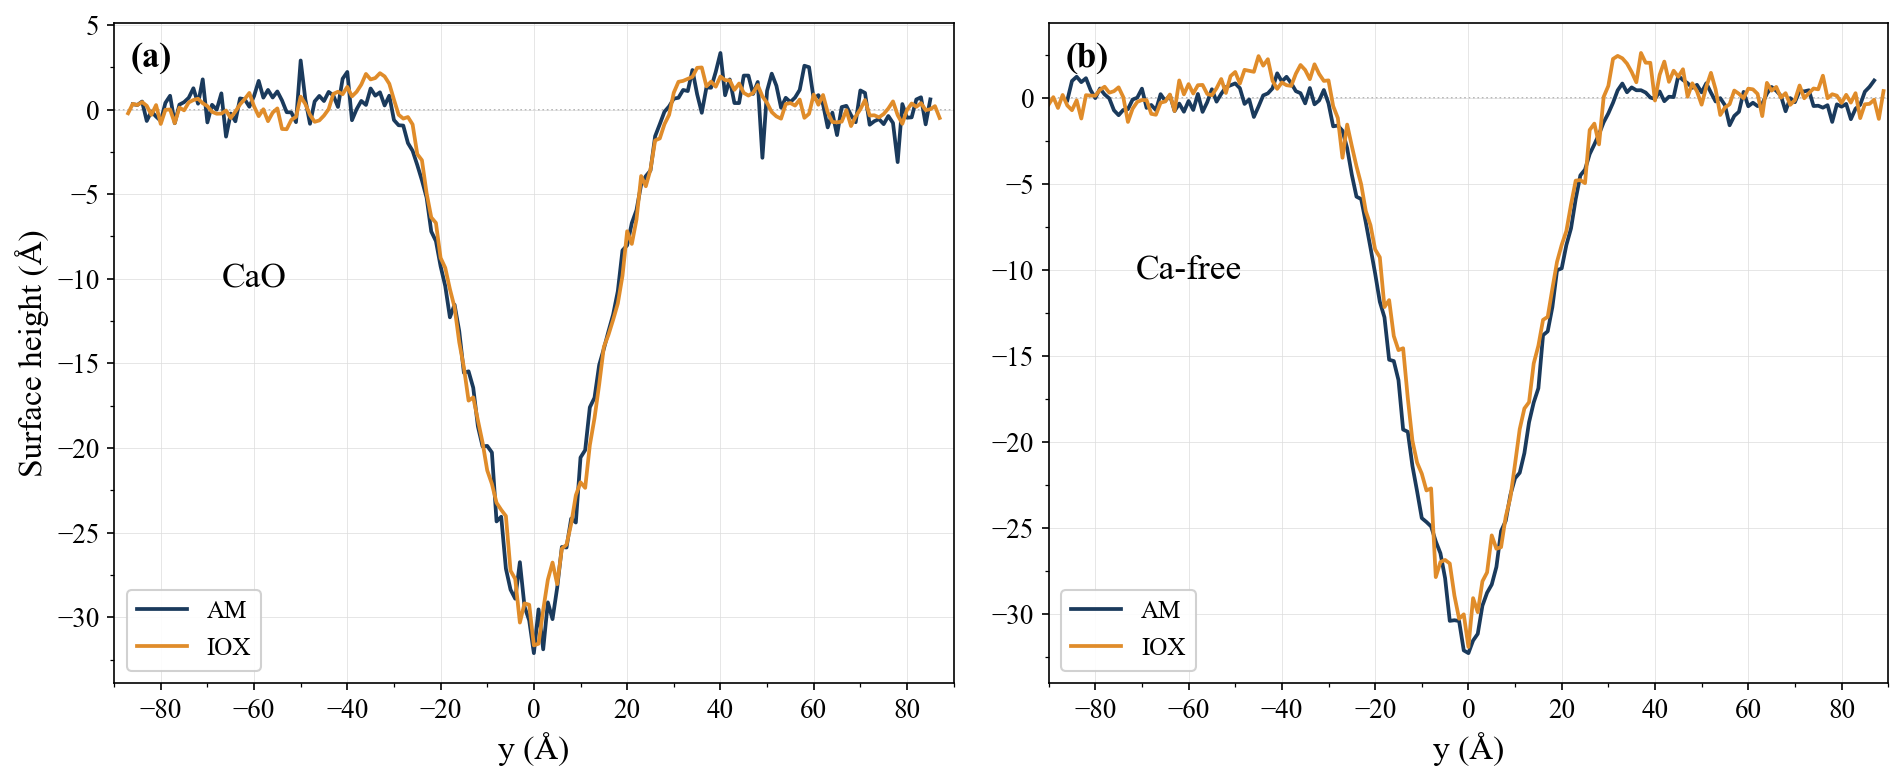

Python code for this plot:
"""
fig_surface_profile.py
Perfil promedio de altura de superficie post-indentacion (tras la descarga),
siguiendo el metodo de la Fig. 8 de Pedone et al. (J. Non-Cryst. Solids 683, 2026, 124105):

  - Frame final (step=320000, despues de la descarga) de cada indent.lammpstrj.
  - Rebanada en x de +-6 A centrada en x_mid = xlo + Lx/2 (eje de la punta).
  - Bins de 1 A en y; en cada bin, posicion z mas externa (maxima) de los atomos
    de vidrio (se excluye el tipo 6 = punta).
  - Perfil promediado sobre las replicas de cada caso.
  - Altura relativa a la superficie sin indentar (mediana de z en bins lejos del centro).

Casos: CaO / Ca-free x IEX / sin IEX.
CaO sin IEX usa solo r2,r3 (r1 es la muestra piloto, caja 115 A, no comparable con las
demas simulaciones, caja 173-180 A). Los otros 3 casos usan r1,r2,r3.

Atom types: Si=1, O=2, Ca=3, Na=4, K=5, C(punta)=6
"""

import numpy as np
import matplotlib.pyplot as plt
import matplotlib.ticker as ticker
from pathlib import Path

HERE = Path(__file__).parent
FRAMES = HERE / "lastframes"

TYPE_TIP = 6
X_HALF_WIDTH = 6.0
BIN = 1.0

CASES = {
    "CaO":     {"AM": ("cao_x0_r{r}", (2, 3)),      "IOX": ("cao_iex_xt15_r{r}_300K", (1, 2, 3))},
    "Ca-free": {"AM": ("noca_x0_r{r}", (1, 2, 3)),  "IOX": ("noca_iex_xt25_r{r}_300K", (1, 2, 3))},
}
COLORS = {"AM": "#1a3a5c", "IOX": "#e08c2a"}


def read_last_frame(path):
    with open(path) as f:
        header = f.readline()
    lo_str = header.split("box_lo=")[1].split("box_len=")[0]
    len_str = header.split("box_len=")[1]
    lo = np.array([float(v) for v in lo_str.split()])
    length = np.array([float(v) for v in len_str.split()])
    data = np.loadtxt(path, skiprows=1)
    types = data[:, 1].astype(int)
    xyz = data[:, 2:5]
    return types, xyz, lo, length


def replica_profile(tag):
    types, xyz, lo, length = read_last_frame(FRAMES / f"{tag}_last.txt")
    xmid = lo[0] + 0.5 * length[0]
    glass = types != TYPE_TIP
    sl = glass & (np.abs(xyz[:, 0] - xmid) <= X_HALF_WIDTH)
    y = xyz[sl, 1]
    z = xyz[sl, 2]

    y0 = lo[1]
    n_bins = int(round(length[1] / BIN))
    edges = y0 + np.arange(n_bins + 1) * BIN
    centers = 0.5 * (edges[:-1] + edges[1:])
    zmax = np.full(n_bins, np.nan)
    idx = np.clip(((y - y0) / BIN).astype(int), 0, n_bins - 1)
    for b in range(n_bins):
        sel = idx == b
        if sel.any():
            zmax[b] = z[sel].max()

    # y relativa al centro de la punta (y_mid = 0)
    y_rel = centers - (y0 + 0.5 * length[1])

    # linea de base: mediana de z en el 25% de bins mas alejados del centro a cada lado
    far = np.abs(y_rel) > 0.35 * length[1]
    baseline = np.nanmedian(zmax[far])
    return y_rel, zmax - baseline


Y_GRID = np.arange(-95.0, 95.0 + BIN, BIN)


def averaged_profile(tag_pat, reps):
    profiles = [replica_profile(tag_pat.format(r=r)) for r in reps]
    interp = []
    for y, z in profiles:
        ok = ~np.isnan(z)
        interp.append(np.interp(Y_GRID, y[ok], z[ok], left=np.nan, right=np.nan))
    stacked = np.array(interp)
    return Y_GRID, np.nanmean(stacked, axis=0)


plt.rcParams.update({
    "font.family":     "Times New Roman",
    "font.size":       17,
    "axes.linewidth":  0.8,
    "xtick.direction": "out",
    "ytick.direction": "out",
})

fig, axes = plt.subplots(1, 2, figsize=(13, 5.5))
letters = ("(a)", "(b)")
for ax, letter, (glass, conds) in zip(axes, letters, CASES.items()):
    for cond, (pat, reps) in conds.items():
        y, z = averaged_profile(pat, reps)
        ax.plot(y, z, color=COLORS[cond], lw=1.8, label=cond)
    ax.axhline(0, color="#aaaaaa", lw=0.8, ls=":", zorder=0)
    ax.set_xlim(-90, 90)
    ax.set_xlabel("y (Å)", fontsize=16)
    ax.text(-60, -10, glass, ha="center", va="center", fontsize=17, zorder=5)
    ax.text(0.02, 0.97, letter, transform=ax.transAxes, ha="left", va="top",
            fontsize=17, fontweight="bold", zorder=5)
    ax.xaxis.set_minor_locator(ticker.AutoMinorLocator(2))
    ax.yaxis.set_minor_locator(ticker.AutoMinorLocator(2))
    ax.tick_params(labelsize=13, which="both")
    ax.grid(lw=0.35, color="#dddddd", zorder=0)
    for sp in ax.spines.values():
        sp.set_visible(True)
        sp.set_linewidth(0.8)
    ax.legend(fontsize=12, frameon=True, framealpha=0.9, edgecolor="#cccccc")

axes[0].set_ylabel("Surface height (Å)", fontsize=16)

fig.tight_layout()
out = HERE / "fig_surface_profile.pdf"
fig.savefig(out, dpi=300, bbox_inches="tight")
fig.savefig(out.with_suffix(".png"), dpi=150, bbox_inches="tight")
print(f"Guardado: {out.name}")
